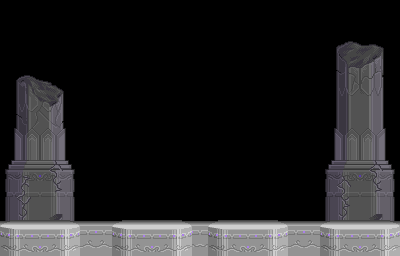

A level layout from a 2D game, rendered from its tile map. Below: a short description, then the map file with its tile-grid data intact:
An orthogonal 25x16 tile map with 16x16 px tiles, 3 tile layers (Background, BackgroundDetails, Main).

<map version="1.9" tiledversion="1.9.0" orientation="orthogonal" renderorder="right-down" width="25" height="16" tilewidth="16" tileheight="16" infinite="0" nextlayerid="4" nextobjectid="1">
 <tileset firstgid="1" source="SigmaPalaceTileset.tsx" />
 <layer id="2" name="Background" width="25" height="16">
  <data encoding="csv">
0,0,0,0,0,0,0,0,0,0,0,0,0,0,0,0,0,0,0,0,0,0,0,0,0,
0,0,0,0,0,0,0,0,0,0,0,0,0,0,0,0,0,0,0,0,0,0,0,0,0,
0,0,0,0,0,0,0,0,0,0,0,0,0,0,0,0,0,0,0,0,0,753,754,755,0,
0,0,0,0,0,0,0,0,0,0,0,0,0,0,0,0,0,0,0,0,0,785,786,787,0,
487,881,882,883,491,0,0,0,0,0,0,0,0,0,0,0,0,0,0,0,487,817,818,819,491,
519,913,914,915,523,0,0,0,0,0,0,0,0,0,0,0,0,0,0,0,519,849,850,851,523,
583,945,946,947,587,0,0,0,0,0,0,0,0,0,0,0,0,0,0,0,583,584,585,586,587,
583,977,978,979,587,0,0,0,0,0,0,0,0,0,0,0,0,0,0,0,583,584,585,586,587,
615,616,617,618,619,0,0,0,0,0,0,0,0,0,0,0,0,0,0,0,615,616,617,618,619,
647,648,649,650,651,0,0,0,0,0,0,0,0,0,0,0,0,0,0,0,647,648,649,650,651,
679,680,681,682,683,0,0,0,0,0,0,0,0,0,0,0,0,0,0,0,679,680,681,682,683,
711,712,713,714,715,0,0,0,0,0,0,0,0,0,0,0,0,0,0,0,711,712,713,714,715,
743,744,745,746,747,0,0,0,0,0,0,0,0,0,0,0,0,0,0,0,743,744,745,746,747,
807,808,809,810,811,0,0,0,0,0,0,0,0,0,0,0,0,0,0,0,807,808,809,810,811,
0,0,0,0,0,0,0,0,0,0,0,0,0,0,0,0,0,0,0,0,0,0,0,0,0,
0,0,0,0,0,0,0,0,0,0,0,0,0,0,0,0,0,0,0,0,0,0,0,0,0
</data>
 </layer>
 <layer id="3" name="BackgroundDetails" width="25" height="16">
  <data encoding="csv">
0,0,0,0,0,0,0,0,0,0,0,0,0,0,0,0,0,0,0,0,0,0,0,0,0,
0,0,0,0,0,0,0,0,0,0,0,0,0,0,0,0,0,0,0,0,0,0,0,0,0,
0,0,0,0,0,0,0,0,0,0,0,0,0,0,0,0,0,0,0,0,0,0,0,0,0,
0,0,0,0,0,0,0,0,0,0,0,0,0,0,0,0,0,0,0,0,0,0,0,0,0,
0,0,0,0,0,0,0,0,0,0,0,0,0,0,0,0,0,0,0,0,0,0,0,0,0,
0,0,0,0,0,0,0,0,0,0,0,0,0,0,0,0,0,0,0,0,0,0,0,0,0,
0,0,0,0,0,0,0,0,0,0,0,0,0,0,0,0,0,0,0,0,0,0,0,0,0,
0,0,0,0,0,0,0,0,0,0,0,0,0,0,0,0,0,0,0,0,0,0,0,0,0,
0,0,0,0,0,0,0,0,0,0,0,0,0,0,0,0,0,0,0,0,0,0,0,0,0,
0,0,0,0,0,0,0,0,0,0,0,0,0,0,0,0,0,0,0,0,0,0,0,0,0,
0,0,0,918,0,0,0,0,0,0,0,0,0,0,0,0,0,0,0,0,0,0,0,918,0,
0,1073742774,0,950,0,0,0,0,0,0,0,0,0,0,0,0,0,0,0,0,0,918,0,950,0,
0,1073742742,0,0,0,0,0,0,0,0,0,0,0,0,0,0,0,0,0,0,0,950,0,0,0,
0,2147484598,0,949,0,0,0,0,0,0,0,0,0,0,0,0,0,0,0,0,0,2147484598,0,949,0,
0,0,0,0,0,0,0,0,0,0,0,0,0,0,0,0,0,0,0,0,0,0,0,0,0,
0,0,0,0,0,0,0,0,0,0,0,0,0,0,0,0,0,0,0,0,0,0,0,0,0
</data>
 </layer>
 <layer id="1" name="Main" width="25" height="16">
  <data encoding="csv">
0,0,0,0,0,0,0,0,0,0,0,0,0,0,0,0,0,0,0,0,0,0,0,0,0,
0,0,0,0,0,0,0,0,0,0,0,0,0,0,0,0,0,0,0,0,0,0,0,0,0,
0,0,0,0,0,0,0,0,0,0,0,0,0,0,0,0,0,0,0,0,0,0,0,0,0,
0,0,0,0,0,0,0,0,0,0,0,0,0,0,0,0,0,0,0,0,0,0,0,0,0,
0,0,0,0,0,0,0,0,0,0,0,0,0,0,0,0,0,0,0,0,0,0,0,0,0,
0,0,0,0,0,0,0,0,0,0,0,0,0,0,0,0,0,0,0,0,0,0,0,0,0,
0,0,0,0,0,0,0,0,0,0,0,0,0,0,0,0,0,0,0,0,0,0,0,0,0,
0,0,0,0,0,0,0,0,0,0,0,0,0,0,0,0,0,0,0,0,0,0,0,0,0,
0,0,0,0,0,0,0,0,0,0,0,0,0,0,0,0,0,0,0,0,0,0,0,0,0,
0,0,0,0,0,0,0,0,0,0,0,0,0,0,0,0,0,0,0,0,0,0,0,0,0,
0,0,0,0,0,0,0,0,0,0,0,0,0,0,0,0,0,0,0,0,0,0,0,0,0,
0,0,0,0,0,0,0,0,0,0,0,0,0,0,0,0,0,0,0,0,0,0,0,0,0,
0,0,0,0,0,0,0,0,0,0,0,0,0,0,0,0,0,0,0,0,0,0,0,0,0,
2,3,4,5,6,14,2147483662,2,3,4,5,6,2147483662,2,3,4,5,6,14,2147483662,2,3,4,5,6,
34,35,36,37,38,46,2147483694,34,35,36,37,38,2147483694,34,35,36,37,38,46,2147483694,34,35,36,37,38,
98,99,100,101,102,2147483758,110,98,99,100,101,102,1073741935,98,99,100,101,102,2147483758,110,98,99,100,101,102
</data>
 </layer>
</map>
